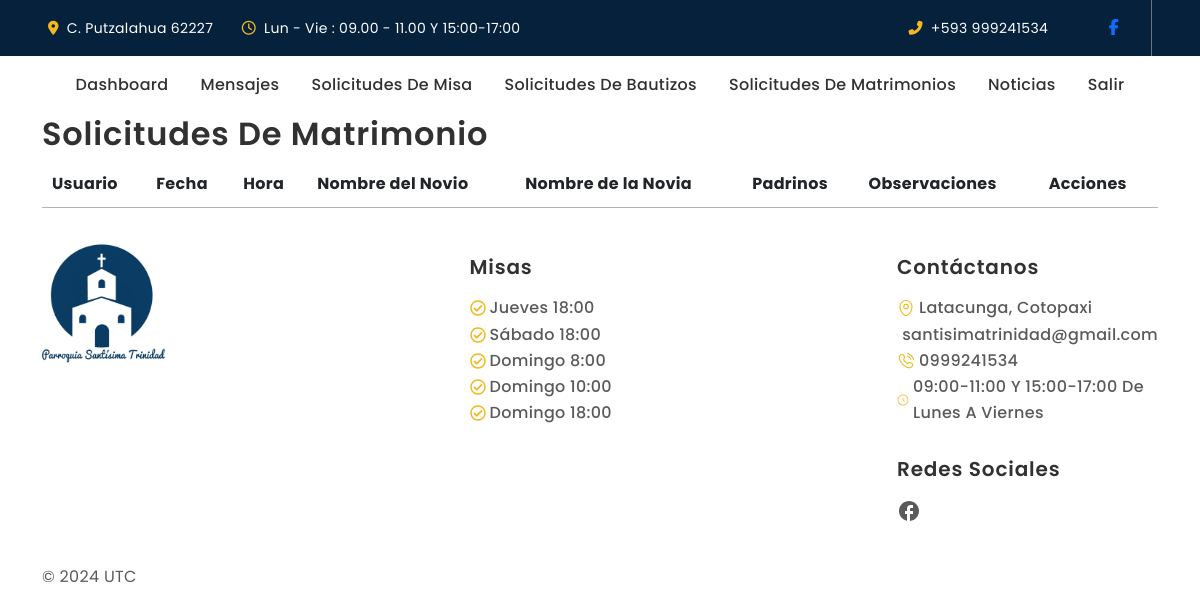
Before: /ver-solicitudes-matrimonios/ (signed in) with the older database file.
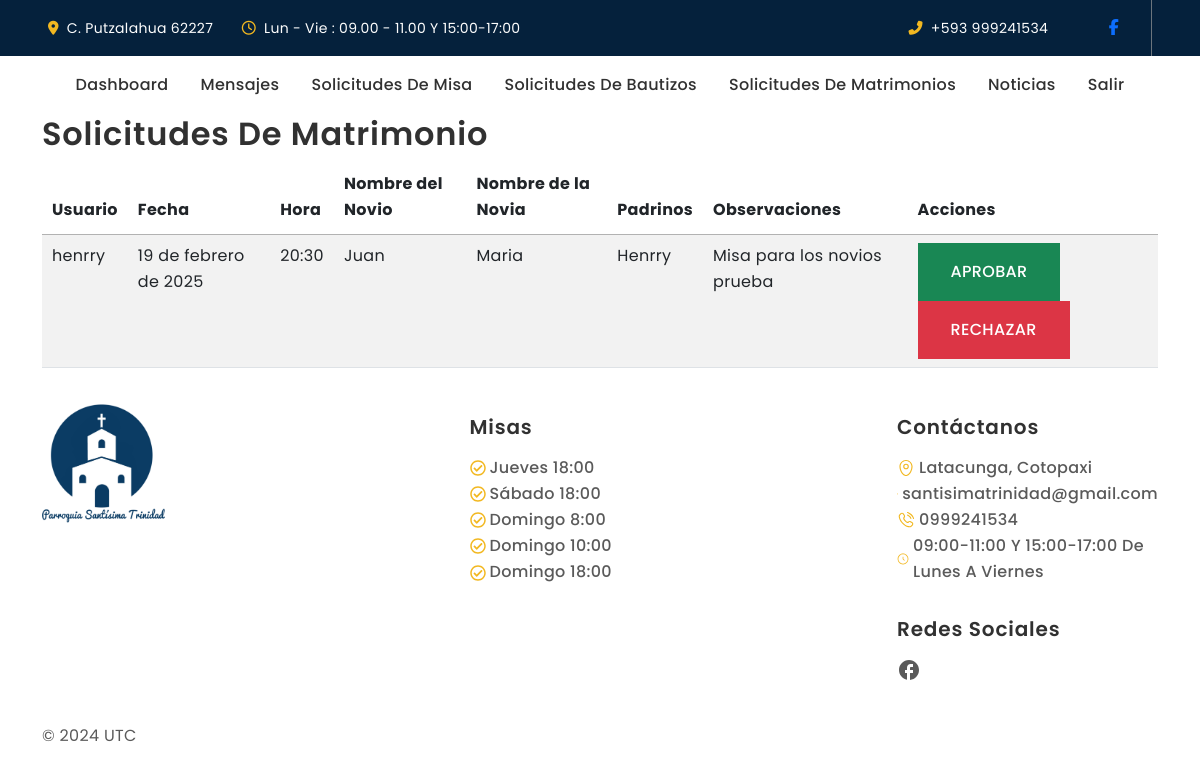
After: the same page with the newer database file.
### Apps/web/models.py (models this page shows, shortened)
class Matrimonio(models.Model):
    ESTADO_CHOICES = [
        ('pendiente', 'Pendiente'),
        ('aprobada', 'Aprobada'),
        ('rechazada', 'Rechazada'),
    ]
    usuario = models.ForeignKey(User, on_delete=models.CASCADE)
    fecha = models.DateField()
    hora = models.TimeField()
    nombre_novio = models.CharField(max_length=200, verbose_name='Nombre del Novio')
    nombre_novia = models.CharField(max_length=200, verbose_name='Nombre de la Novia')
    padrinos = models.CharField(max_length=200)
    observaciones = models.TextField(blank=True, null=True)
    estado = models.CharField(max_length=10, choices=ESTADO_CHOICES, default='pendiente')
    fecha_creacion = models.DateTimeField(default=timezone.now)

### Apps/web/views.py (the view)
# urls.py: path('ver-solicitudes-matrimonios/', views.ver_solicitudes_matrimonios, name='ver_solicitudes_matrimonios'),
@login_required(login_url='/login/')
@staff_member_required(login_url='/login/')
def ver_solicitudes_matrimonios(request):
    matrimonios = Matrimonio.objects.filter(estado='pendiente').select_related('usuario').all()
    return render(request, 'ver_solicitudes_matrimonios.html', {'matrimonios': matrimonios})

### Apps/web/templates/ver_solicitudes_matrimonios.html (shortened to what this page needs)
{% extends 'base.html' %}
{% block body %}
<div class="container">
    <h2>Solicitudes de Matrimonio</h2>
    <table class="table table-striped" id="tbl_matrimonios">
        <thead>
            <tr>
                <th>Usuario</th>
                <th>Fecha</th>
                <th>Hora</th>
                <th>Nombre del Novio</th>
                <th>Nombre de la Novia</th>
                <th>Padrinos</th>
                <th>Observaciones</th>
                <th>Acciones</th>
            </tr>
        </thead>
        <tbody>
            {% for matrimonio in matrimonios %}
            <tr>
                <td>{{ matrimonio.usuario.username }}</td>
                <td>{{ matrimonio.fecha }}</td>
                <td>{{ matrimonio.hora }}</td>
                <td>{{ matrimonio.nombre_novio }}</td>
                <td>{{ matrimonio.nombre_novia }}</td>
                <td>{{ matrimonio.padrinos }}</td>
                <td>{{ matrimonio.observaciones }}</td>
                <td>
                    <a href="{% url 'aprobar_solicitud_matrimonio' matrimonio.id %}" class="btn btn-success btn-sm">
                        Aprobar
                    </a>
                    <a href="{% url 'rechazar_solicitud_matrimonio' matrimonio.id %}" class="btn btn-danger btn-sm">
                        Rechazar
                    </a>
                </td>
            </tr>
            {% endfor %}
        </tbody>
    </table>
</div>
{% endblock %}

Changed rows visible on the page:
added Matrimonio: usuario.username "henrry", fecha "19 de febrero de 2025", hora "20:30", nombre_novio "Juan", nombre_novia "Maria", padrinos "Henrry", observaciones "Misa para los novios prueba"
